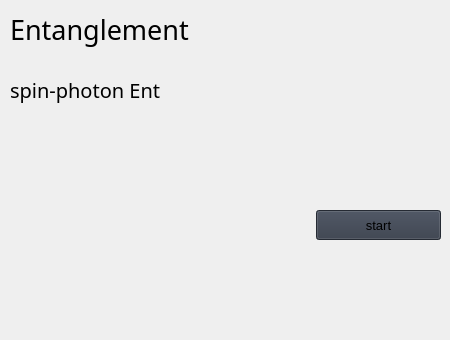
                     <widget class="QWidget" name="Entanglement">
                      <widget class="QWidget" name="horizontalLayoutWidget_4">
                       <property name="geometry">
                        <rect>
                         <x>10</x>
                         <y>120</y>
                         <width>431</width>
                         <height>211</height>
                        </rect>
                       </property>
                       <layout class="QHBoxLayout" name="horizontalLayout_10">
                        <item>
                         <widget class="QWidget" name="widget_21" native="true">
                          <property name="minimumSize">
                           <size>
                            <width>300</width>
                            <height>0</height>
                           </size>
                          </property>
                          <widget class="QWidget" name="verticalLayoutWidget_13">
                           <property name="geometry">
                            <rect>
                             <x>0</x>
                             <y>0</y>
                             <width>301</width>
                             <height>211</height>
                            </rect>
                           </property>
                           <layout class="QVBoxLayout" name="verticalLayout_spin_photon_count"/>
                          </widget>
                         </widget>
                        </item>
                        <item>
                         <layout class="QVBoxLayout" name="verticalLayout_75">
                          <item>
                           <widget class="QPushButton" name="pushButton_spin_photon_start">
                            <property name="minimumSize">
                             <size>
                              <width>30</width>
                              <height>30</height>
                             </size>
                            </property>
                            <property name="font">
                             <font>
                              <family>Segoe UI</family>
                              <pointsize>10</pointsize>
                              <italic>false</italic>
                              <bold>false</bold>
                             </font>
                            </property>
                            <property name="cursor">
                             <cursorShape>PointingHandCursor</cursorShape>
                            </property>
                            <property name="styleSheet">
                             <string notr="true">background-color: rgb(52, 59, 72);</string>
                            </property>
                            <property name="text">
                             <string>start</string>
                            </property>
                            <property name="icon">
                             <iconset>
                              <normaloff>:/icons/images/icons/cil-media-play.png</normaloff>:/icons/images/icons/cil-media-play.png</iconset>
                            </property>
                           </widget>
                          </item>
                         </layout>
                        </item>
                       </layout>
                      </widget>
                      <widget class="QLabel" name="label_63">
                       <property name="geometry">
                        <rect>
                         <x>10</x>
                         <y>10</y>
                         <width>181</width>
                         <height>39</height>
                        </rect>
                       </property>
                       <property name="font">
                        <font>
                         <family>Segoe UI Semibold</family>
                         <pointsize>20</pointsize>
                         <italic>false</italic>
                         <bold>false</bold>
                        </font>
                       </property>
                       <property name="styleSheet">
                        <string notr="true">font: 63 20pt &quot;Segoe UI Semibold&quot;;</string>
                       </property>
                       <property name="text">
                        <string>Entanglement</string>
                       </property>
                      </widget>
                      <widget class="QLabel" name="label_64">
                       <property name="geometry">
                        <rect>
                         <x>10</x>
                         <y>70</y>
                         <width>181</width>
                         <height>39</height>
                        </rect>
                       </property>
                       <property name="font">
                        <font>
                         <family>Segoe UI Semibold</family>
                         <pointsize>15</pointsize>
                         <italic>false</italic>
                         <bold>false</bold>
                        </font>
                       </property>
                       <property name="styleSheet">
                        <string notr="true">font: 63 15pt &quot;Segoe UI Semibold&quot;;</string>
                       </property>
                       <property name="text">
                        <string>spin-photon Ent</string>
                       </property>
                      </widget>
                     </widget>
